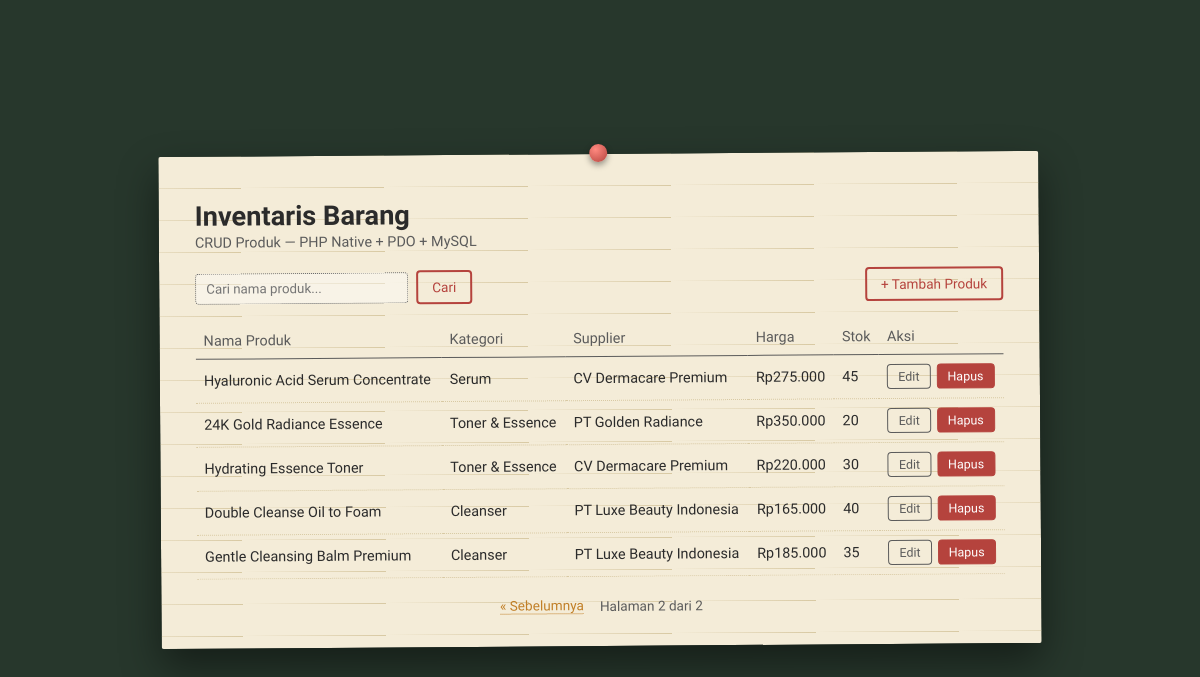
Screenshot of /?page=2 with the database file from the repository.
### tables this page shows
CREATE TABLE produk (
    id INT AUTO_INCREMENT PRIMARY KEY,
    nama_produk VARCHAR(150) NOT NULL,
    kategori_id INT NOT NULL,
    supplier_id INT NOT NULL,
    harga DECIMAL(12,2) NOT NULL DEFAULT 0,
    stok INT NOT NULL DEFAULT 0,
    created_at TIMESTAMP DEFAULT CURRENT_TIMESTAMP,
    CONSTRAINT fk_produk_kategori FOREIGN KEY (kategori_id)
        REFERENCES kategori(id) ON DELETE RESTRICT ON UPDATE CASCADE,
    CONSTRAINT fk_produk_supplier FOREIGN KEY (supplier_id)
        REFERENCES supplier(id) ON DELETE RESTRICT ON UPDATE CASCADE
);

CREATE TABLE kategori (
    id INT AUTO_INCREMENT PRIMARY KEY,
    nama_kategori VARCHAR(100) NOT NULL
);

CREATE TABLE supplier (
    id INT AUTO_INCREMENT PRIMARY KEY,
    nama_supplier VARCHAR(100) NOT NULL,
    kontak VARCHAR(50) NOT NULL
);

### includes/functions.php (called while the page is built, shortened)
<?php
function countProduk(PDO $pdo, string $keyword = ''): int
{
    if ($keyword !== '') {
        $stmt = $pdo->prepare('SELECT COUNT(*) FROM produk WHERE nama_produk LIKE :kw');
        $stmt->execute(['kw' => '%' . $keyword . '%']);
    } else {
        $stmt = $pdo->query('SELECT COUNT(*) FROM produk');
    }
    return (int) $stmt->fetchColumn();
}
function getProdukList(PDO $pdo, string $keyword = '', int $limit = 5, int $offset = 0): array
{
    $sql = 'SELECT
                p.id, p.nama_produk, p.harga, p.stok, p.created_at,
                k.nama_kategori,
                s.nama_supplier
            FROM produk p
            JOIN kategori k ON k.id = p.kategori_id
            JOIN supplier s ON s.id = p.supplier_id';
    $sql .= ' ORDER BY p.id DESC LIMIT :limit OFFSET :offset';
    $stmt = $pdo->prepare($sql);
    $stmt->bindValue(':limit', $limit, PDO::PARAM_INT);
    $stmt->bindValue(':offset', $offset, PDO::PARAM_INT);
    $stmt->execute();
    return $stmt->fetchAll();
}

### index.php (the view, shortened to what this page needs)
<?php
require_once __DIR__ . '/includes/config.php';
$keyword = trim($_GET['q'] ?? '');
$perPage     = 5;
$currentPage = max(1, (int) ($_GET['page'] ?? 1));
$totalRows   = countProduk($pdo, $keyword);
$totalPages  = max(1, (int) ceil($totalRows / $perPage));
$currentPage = min($currentPage, $totalPages);
$offset      = ($currentPage - 1) * $perPage;
$produkList = getProdukList($pdo, $keyword, $perPage, $offset);
function qs(array $extra = [], string $keyword = '', int $page = 1): string
{
    $params = array_merge($keyword !== '' ? ['q' => $keyword] : [], ['page' => $page], $extra);
    return '?' . http_build_query($params);
}
?>
<!DOCTYPE html>
<html lang="id">
<head>
<link rel="stylesheet" href="assets/style.css">
</head>
<body>
<div class="board">
  <div class="paper paper--wide">
    <div class="pin"></div>
    <h1 class="page-title">Inventaris Barang</h1>
    <p class="page-subtitle">CRUD Produk — PHP Native + PDO + MySQL</p>
    <div class="toolbar">
      <form method="GET" class="search-form">
        <input type="text" name="q" placeholder="Cari nama produk..." value="<?= htmlspecialchars($keyword, ENT_QUOTES, 'UTF-8') ?>">
        <button type="submit" class="stamp-btn stamp-btn--sm">Cari</button>
      </form>
      <a href="create.php" class="stamp-btn stamp-btn--sm">+ Tambah Produk</a>
    </div>
    <?php if (empty($produkList)): ?>
      <p class="empty-note">
        <?= $keyword !== '' ? 'Nggak ada produk yang cocok dengan pencarian itu.' : 'Belum ada produk. Yuk tambah dulu.' ?>
      </p>
    <?php else: ?>
      <div class="table-wrap">
        <table class="data-table">
          <thead>
            <tr>
              <th>Nama Produk</th>
              <th>Kategori</th>
              <th>Supplier</th>
              <th>Harga</th>
              <th>Stok</th>
              <th>Aksi</th>
            </tr>
          </thead>
          <tbody>
            <?php foreach ($produkList as $p): ?>
              <tr>
                <td><?= htmlspecialchars($p['nama_produk'], ENT_QUOTES, 'UTF-8') ?></td>
                <td><?= htmlspecialchars($p['nama_kategori'], ENT_QUOTES, 'UTF-8') ?></td>
                <td><?= htmlspecialchars($p['nama_supplier'], ENT_QUOTES, 'UTF-8') ?></td>
                <td>Rp<?= number_format((float) $p['harga'], 0, ',', '.') ?></td>
                <td><?= (int) $p['stok'] ?></td>
                <td>
                  <div class="action-cell">
                    <a href="update.php?id=<?= (int) $p['id'] ?>" class="stamp-btn stamp-btn--xs stamp-btn--ink">Edit</a>
                    <form method="POST" action="delete.php" onsubmit="return confirm('Yakin mau hapus produk &quot;<?= htmlspecialchars(addslashes($p['nama_produk']), ENT_QUOTES, 'UTF-8') ?>&quot;? Aksi ini nggak bisa dibatalkan.');">
                      <button type="submit" class="stamp-btn stamp-btn--xs stamp-btn--danger">Hapus</button>
                    </form>
                  </div>
                </td>
              </tr>
            <?php endforeach; ?>
          </tbody>
        </table>
      </div>
      <?php if ($totalPages > 1): ?>
        <div class="pagination">
          <?php if ($currentPage > 1): ?>
            <a href="<?= qs([], $keyword, $currentPage - 1) ?>" class="page-link">&laquo; Sebelumnya</a>
          <?php endif; ?>
          <span class="page-info">Halaman <?= $currentPage ?> dari <?= $totalPages ?></span>
        </div>
      <?php endif; ?>
    <?php endif; ?>
  </div>
</div>
</body>
</html>

### assets/style.css (style rules this page uses)
:root { --paper: #f4ecd8; --paper-line: #d8c9a3; --ink: #2b2b2b; --pencil: #5b5b5b; --pen-red: #b5433d; --pen-green: #3f6b4a; --stamp-amber: #c17f27; --board: #27372c; }
* { box-sizing: border-box; }
body { margin: 0; font-family: 'Work Sans', sans-serif; color: var(--ink); background: var(--board); }
.board { min-height: 100vh; display: flex; align-items: center; justify-content: center; padding: 40px 16px; background: var(--board); }
.paper { position: relative; width: 100%; max-width: 440px; background: var(--paper); background-image: repeating-linear-gradient( transparent, transparent 31px, var(--paper-line) 32px ); padding: 40px 36px 32px; border-radius: 2px; box-shadow: 0 18px 40px rgba(0,0,0,0.45); transform: rotate(-0.4deg); }
.paper--wide { max-width: 880px; }
.pin { position: absolute; top: -10px; left: 50%; transform: translateX(-50%); width: 18px; height: 18px; border-radius: 50%; background: radial-gradient(circle at 35% 30%, #ff8a80, var(--pen-red)); box-shadow: 0 3px 6px rgba(0,0,0,0.4); }
.page-title { font-family: 'Special Elite', monospace; font-size: 1.7rem; margin: 4px 0 2px; }
.page-subtitle { margin: 0 0 20px; color: var(--pencil); font-size: 0.9rem; }
.stamp-btn { flex: 1; padding: 10px 14px; font-family: 'Special Elite', monospace; font-size: 0.95rem; color: var(--pen-red); background: transparent; border: 2px double var(--pen-red); border-radius: 4px; cursor: pointer; text-align: center; text-decoration: none; display: inline-block; transition: transform 0.15s ease, background 0.15s ease; }
.stamp-btn--ink { color: var(--pencil); border-color: var(--pencil); }
.stamp-btn--danger { color: #ffffff; background: var(--pen-red); border-color: var(--pen-red); }
.stamp-btn--sm { flex: none; padding: 7px 14px; font-size: 0.85rem; }
.stamp-btn--xs { flex: none; padding: 4px 10px; font-size: 0.78rem; border-width: 1px; }
.toolbar { display: flex; justify-content: space-between; align-items: center; gap: 12px; margin-bottom: 18px; flex-wrap: wrap; }
.search-form { display: flex; gap: 8px; flex-wrap: wrap; align-items: center; }
.search-form input[type="text"] { padding: 7px 10px; border: 1px dotted var(--pencil); border-radius: 4px; background: rgba(255,255,255,0.4); font-family: 'Work Sans', sans-serif; outline: none; }
.table-wrap { overflow-x: auto; }
.data-table { width: 100%; border-collapse: collapse; font-size: 0.9rem; }
.data-table th, .data-table td { text-align: left; padding: 9px 8px; border-bottom: 1px dotted var(--paper-line); }
.data-table td:last-child, .data-table th:last-child { white-space: nowrap; }
.data-table th { font-family: 'Special Elite', monospace; font-weight: normal; color: var(--pencil); border-bottom: 1px solid var(--pencil); }
.action-cell { display: flex; gap: 6px; }
.action-cell form { display: flex; margin: 0; }
.pagination { display: flex; align-items: center; justify-content: center; gap: 16px; margin-top: 20px; font-family: 'Special Elite', monospace; font-size: 0.85rem; }
.page-link { color: var(--stamp-amber); text-decoration: none; border-bottom: 1px dotted var(--stamp-amber); }
.page-info { color: var(--pencil); }

### rows the page displays
produk: nama_produk "Hyaluronic Acid Serum Concentrate", kategori.nama_kategori "Serum", supplier.nama_supplier "CV Dermacare Premium", harga "275.000", stok "45"
produk: nama_produk "24K Gold Radiance Essence", kategori.nama_kategori "Toner & Essence", supplier.nama_supplier "PT Golden Radiance", harga "350.000", stok "20"
produk: nama_produk "Hydrating Essence Toner", kategori.nama_kategori "Toner & Essence", supplier.nama_supplier "CV Dermacare Premium", harga "220.000", stok "30"
produk: nama_produk "Double Cleanse Oil to Foam", kategori.nama_kategori "Cleanser", supplier.nama_supplier "PT Luxe Beauty Indonesia", harga "165.000", stok "40"
produk: nama_produk "Gentle Cleansing Balm Premium", kategori.nama_kategori "Cleanser", supplier.nama_supplier "PT Luxe Beauty Indonesia", harga "185.000", stok "35"

### other values shown
$currentPage "2"
$totalPages "2"
